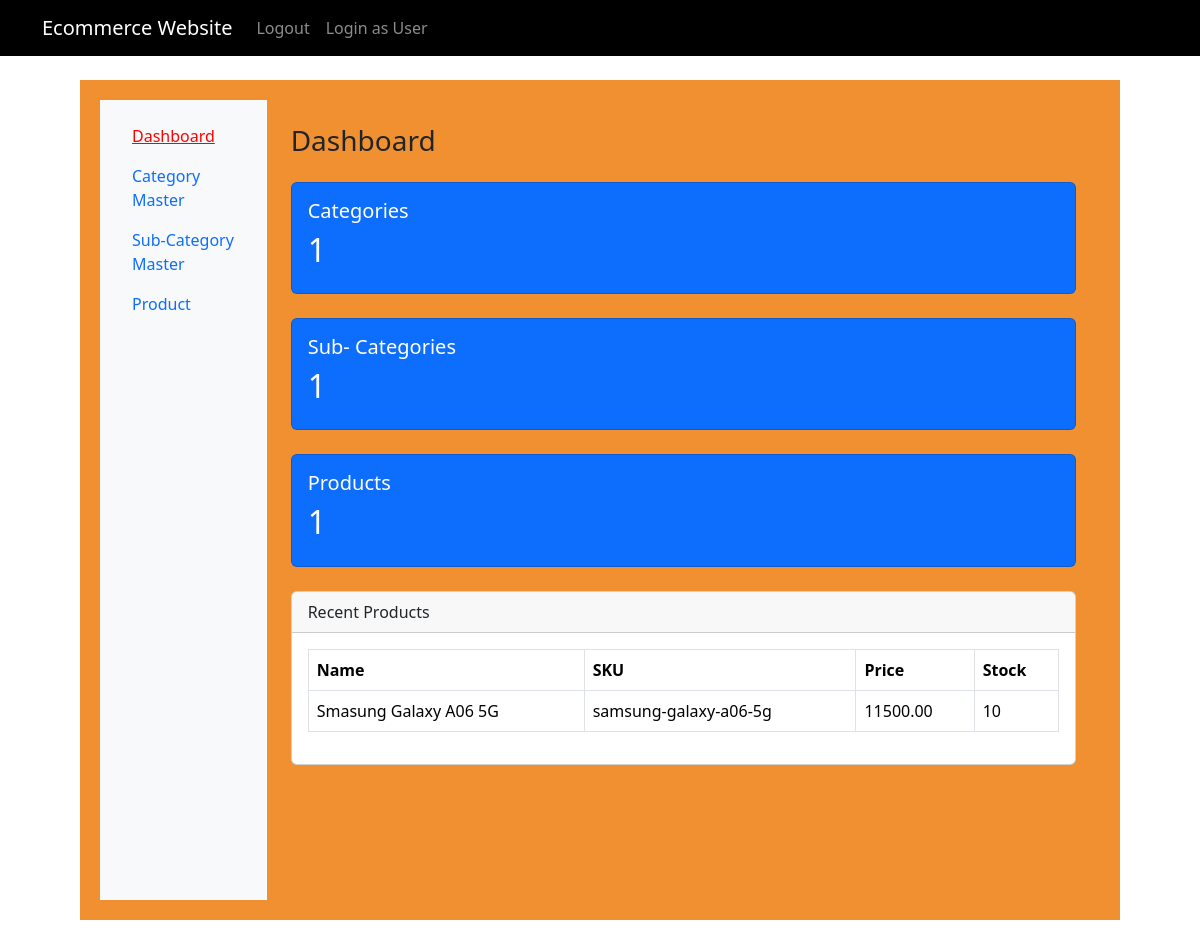
Before: /admin-dashboard/ (signed in) with the older database file.
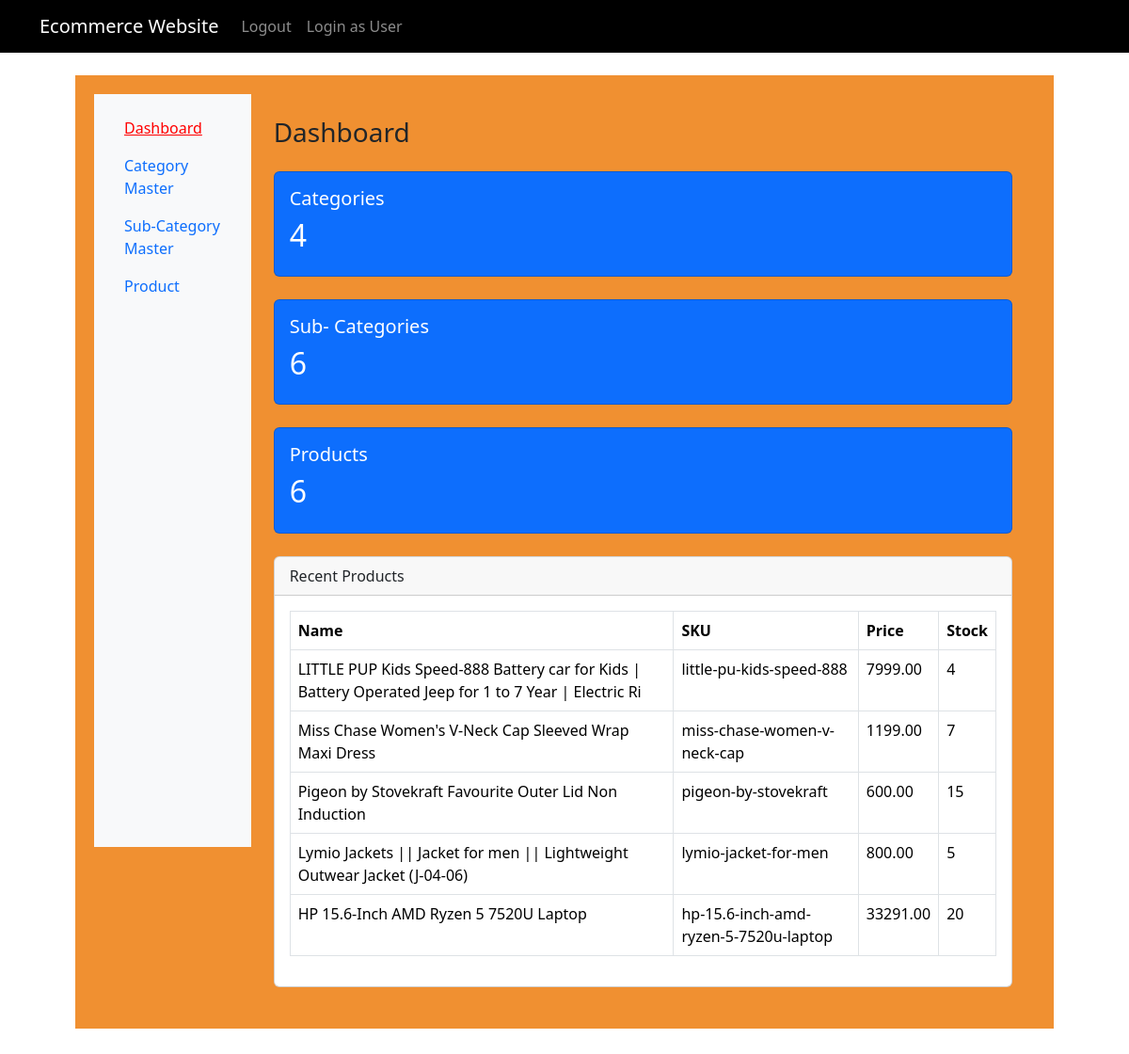
After: the same page with the newer database file.
### products/models.py (models this page shows, shortened)
class Product(models.Model):
	subcategory=models.ForeignKey(SubCategory,on_delete=models.CASCADE)
	name=models.CharField(max_length=100)
	sku=models.CharField(max_length=50,unique=True)
	price=models.DecimalField(max_digits=10,decimal_places=2)
	stock=models.PositiveIntegerField()
	description=models.TextField(blank=True)
	image=models.ImageField(upload_to='porducts/',blank=True,null=True)

### admin_panel/views.py (the view)
# urls.py: path('admin-dashboard/',admin_views.admin_dashboard,name="admin-dashboard"),
@login_required(login_url='admin-login')
@user_passes_test(is_admin, login_url='admin-login')
def admin_dashboard(request):
    if not request.user.is_staff:
        raise PermissionDenied
    context = {
        'category_count': Category.objects.count(),
        'sub_category_count': SubCategory.objects.count(),
        'product_count': Product.objects.count(),
        'products': Product.objects.order_by('-id')[:5],
    }
    return render(request,'admin_panel/admin_dashboard.html',context)

### admin_panel/views.py (called while the page is built)
def is_admin(user):
	return user.is_staff

### admin_panel/templates/admin_panel/admin_dashboard.html
{% extends "admin_panel/Base.html" %}
{% load static %}
{% block content %}
<div class="container-fluid">
	<div class="row">
		<div class="col-md-2 bg-light sidebar p-3 vh-100">
			<ul class="nav flex-column">
				<li class="nav-item">
					<a class="nav-link active" href="{% url 'admin-dashboard' %}">Dashboard</a></li>
					<li class="nav-item">
					<a class="nav-link" href="{% url 'admin_panel:category_list' %}">Category Master</a>
					</li>
					<li class="nav-item">
					<a class="nav-link" href="{% url 'admin_panel:subcategory_list' %}">Sub-Category Master</a></li>
					<li class="nav-item">
					<a class="nav-link" href="{% url 'admin_panel:product_list' %}">Product</a></li>
				</ul>
		</div>
<div class="col-md-10 p-4">
	<h3>Dashboard</h3>
	<div class="row- mt-4">
		<div class="col-md3">
			<div class="card text-bg-primary">
				<div class="card-body">
					<h5>Categories</h5>
					<h2>{{category_count}}</h2>
				</div>
		</div>
	</div>
	</div>
<div class="row- mt-4">
		<div class="col-md3">
			<div class="card text-bg-primary">
				<div class="card-body">
					<h5>Sub- Categories</h5>
					<h2>{{sub_category_count}}</h2>
				</div>
		</div>
	</div>
	</div>
	<div class="row- mt-4">
		<div class="col-md3">
			<div class="card text-bg-primary">
				<div class="card-body">
					<h5>Products</h5>
					<h2>{{product_count}}</h2>
				</div>
			</div>
		</div>
	</div>
<div class="card mt-4">
	<div class="card-header">
		Recent Products
	</div>
	<div class="card-body">
		<table class="table table-bordered">
			<tr>
				<th>Name</th>
				<th>SKU</th>
				<th>Price</th>
				<th>Stock</th>
			</tr>
			{% for product in products %}
			<tr>
				<td>{{product.name}}</td>
				<td>{{product.sku}}</td>
				<td>{{product.price}}</td>
				<td>{{product.stock}}</td>
			</tr>
			{% empty %}
			<tr>
				<td colspan="4" class="text-center">No Products Found</td>
			</tr>
			{% endfor %}
		</table>
</div>
</div>
{% endblock %}

Changed rows visible on the page:
no longer on this page (row unchanged): Product: name "Smasung Galaxy A06 5G", sku "samsung-galaxy-a06-5g", price "11500.00", stock "10"
added Product: name "LITTLE PUP Kids Speed-888 Battery car for Kids | Battery Operated Jeep for 1 to 7 Year | Electric Ri", sku "little-pu-kids-speed-888", price "7999.00", stock "4"
added Product: name "Miss Chase Women's V-Neck Cap Sleeved Wrap Maxi Dress", sku "miss-chase-women-v-neck-cap", price "1199.00", stock "7"
added Product: name "Pigeon by Stovekraft Favourite Outer Lid Non Induction", sku "pigeon-by-stovekraft", price "600.00", stock "15"
added Product: name "Lymio Jackets || Jacket for men || Lightweight Outwear Jacket (J-04-06)", sku "lymio-jacket-for-men", price "800.00", stock "5"
added Product: name "HP 15.6-Inch AMD Ryzen 5 7520U Laptop", sku "hp-15.6-inch-amd-ryzen-5-7520u-laptop", price "33291.00", stock "20"
Other visible differences:
{{ category_count }}: "1" → "4"
{{ sub_category_count }}: "1" → "6"
{{ product_count }}: "1" → "6"
